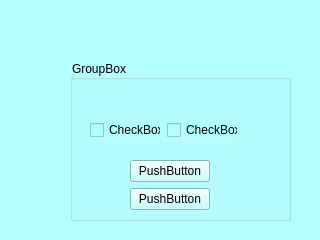
<?xml version="1.0" encoding="UTF-8"?>
<ui version="4.0">
 <class>MainWindow</class>
 <widget class="QMainWindow" name="MainWindow">
  <property name="geometry">
   <rect>
    <x>0</x>
    <y>0</y>
    <width>320</width>
    <height>240</height>
   </rect>
  </property>
  <property name="windowTitle">
   <string>MainWindow</string>
  </property>
  <property name="styleSheet">
   <string notr="true">background-color: rgb(212, 251, 255);
background-color: rgb(181, 254, 255);</string>
  </property>
  <widget class="QWidget" name="centralwidget">
   <widget class="QGroupBox" name="groupBox">
    <property name="geometry">
     <rect>
      <x>70</x>
      <y>60</y>
      <width>221</width>
      <height>161</height>
     </rect>
    </property>
    <property name="title">
     <string>GroupBox</string>
    </property>
    <widget class="QWidget" name="">
     <property name="geometry">
      <rect>
       <x>60</x>
       <y>100</y>
       <width>83</width>
       <height>54</height>
      </rect>
     </property>
     <layout class="QFormLayout" name="formLayout">
      <item row="0" column="0">
       <widget class="QPushButton" name="pushButton_2">
        <property name="text">
         <string>PushButton</string>
        </property>
       </widget>
      </item>
      <item row="1" column="0">
       <widget class="QPushButton" name="pushButton">
        <property name="text">
         <string>PushButton</string>
        </property>
       </widget>
      </item>
     </layout>
    </widget>
    <widget class="QWidget" name="">
     <property name="geometry">
      <rect>
       <x>20</x>
       <y>60</y>
       <width>148</width>
       <height>21</height>
      </rect>
     </property>
     <layout class="QGridLayout" name="gridLayout">
      <item row="0" column="0">
       <widget class="QCheckBox" name="checkBox">
        <property name="text">
         <string>CheckBox</string>
        </property>
       </widget>
      </item>
      <item row="0" column="1">
       <widget class="QCheckBox" name="checkBox_2">
        <property name="text">
         <string>CheckBox</string>
        </property>
       </widget>
      </item>
     </layout>
    </widget>
   </widget>
  </widget>
 </widget>
 <resources/>
 <connections/>
</ui>
